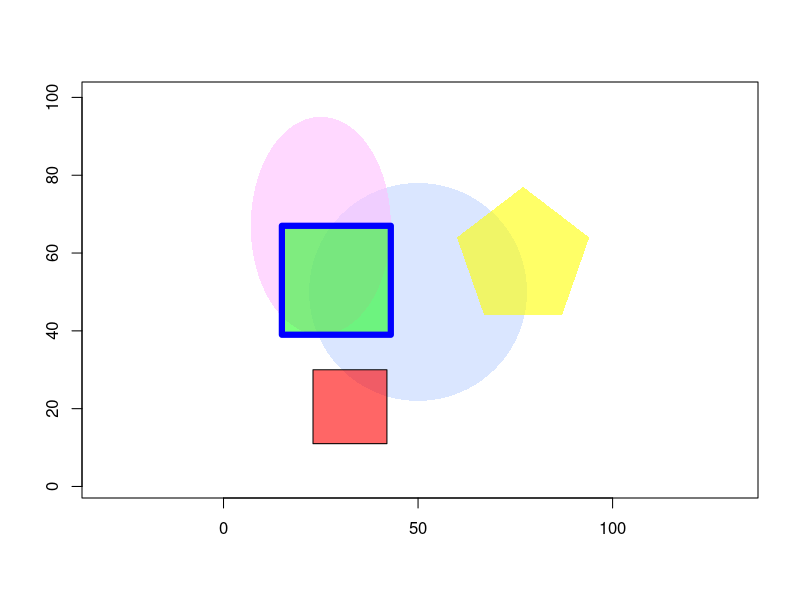

This chart was generated by the following R code:
## ---- chunk 1
plot(1:2, type="n", xlim=c(1,100), ylim=c(1,100), xlab="", ylab="",asp=1)
angles<-seq(0, 2*pi, length=1000)
#circle
polygon(50+28*cos(angles), 50+28*sin(angles), col="#C2D6FF99", border="NA")
#E(radius smaller)
polygon(25+18*cos(angles), 67+28*sin(angles), col="#FFBDFF98", border="NA")
#SquareG
polygon(c(15,43,43,15), c(39,39,67,67), col="#00FF0080", border="#0000FF", lwd=6)
#SquareR
polygon(c(23,42,42,23),c(11,11,30,30), col="#FF000099", border="black")
#Pentagon
polygon(c(60,67,87,94,77), c(64,44,44,64,77),col="#FFFF0098", border="NA")
